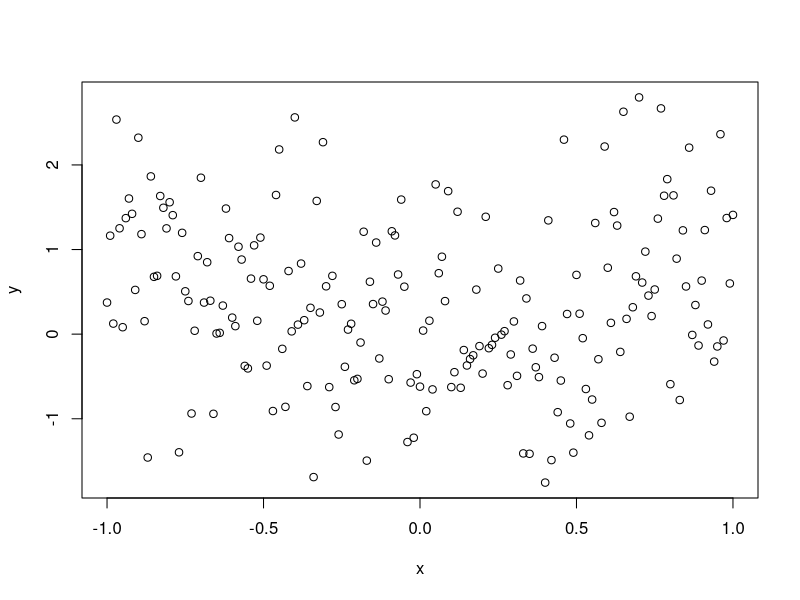
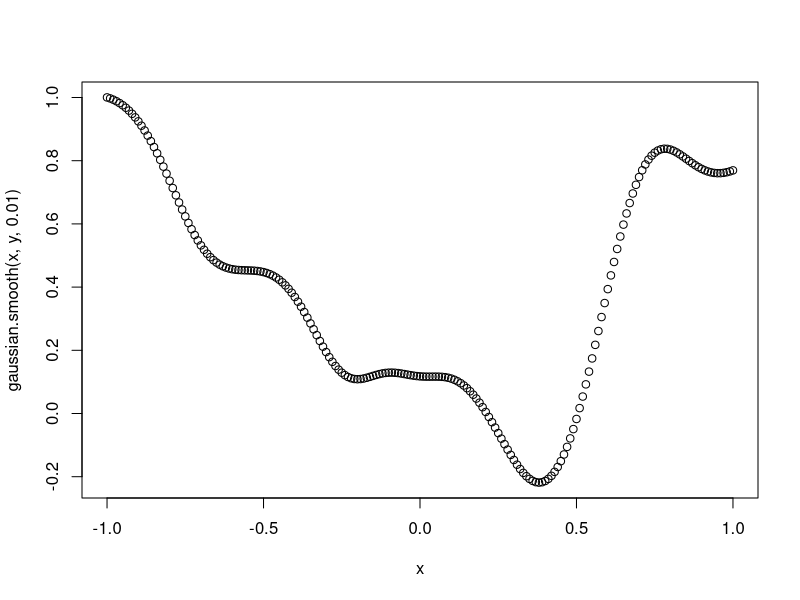
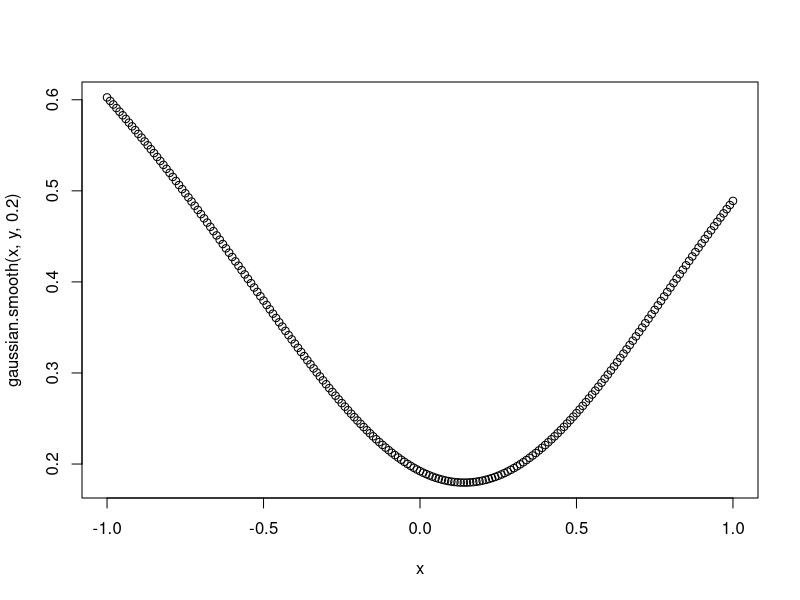

These charts were generated, in order, by the following R code:

#the function gauss.kernel takes two value: a vector y and an index i

gauss.kernel = function(x, y,ind,b){
  k = exp(-((x[ind] - x)^2)/(2*b))
  yhat = sum(k*y)/sum(k)
  return(yhat)
}

gaussian.smooth = function(x,y,b){
  yhat = vector(length = length(y))
  for(i in 1:length(y)){
    yhat[i] = gauss.kernel(x,y,i,b)
  }
  return(yhat)
}

#example
set.seed(1)
x <- seq(-1,1,0.01)
y <- x^2 + rnorm(length(x), 0, 1)
plot(x,y)
plot(x, gaussian.smooth(x,y,0.01))
plot(x, gaussian.smooth(x,y,0.2))
